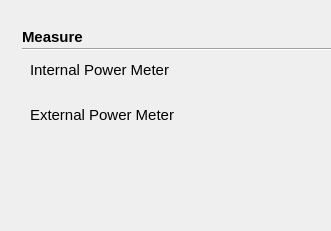
  <widget class="QWidget" name="pmmeawid" native="true">
   <property name="geometry">
    <rect>
     <x>940</x>
     <y>430</y>
     <width>331</width>
     <height>231</height>
    </rect>
   </property>
   <property name="styleSheet">
    <string notr="true">#plusmode[pltdismode=&quot;night&quot;] #pmmeawid
{	
background-color: rgba(0, 0, 0,1);
}
#plusmode[pltdismode=&quot;indoor&quot;] #pmmeawid
{	
background-color:rgba(255,255,255,1);
}

#plusmode[pltdismode=&quot;indoor&quot;] QPushButton:!checked
{
font: 11pt &quot;Arial&quot;;
font-weight:normal;
background-color: rgba(237, 212, 0,0);
color: rgb(105, 105, 105);
}
#plusmode[pltdismode=&quot;night&quot;] QPushButton:!checked
{
font: 11pt &quot;Arial&quot;;
font-weight:normal;
color: rgb(250,218,166);
background-color: rgb(24,23,20);
}
#plusmode[pltdismode=&quot;indoor&quot;] QPushButton:checked
{
font: 75 11pt &quot;Arial&quot;;
font-weight:bold;
background-color: rgb(255,181,0);
color: rgb(57, 57, 57);
}
#plusmode[pltdismode=&quot;night&quot;] QPushButton:checked
{
font: 75 11pt &quot;Arial&quot;;
font-weight:bold;
background-color: rgb(255, 156, 0);
color: rgb(0, 0, 0);
}

QPushButton{border-style:flat;text-align:left;}
QPushButton{padding-left:10px}</string>
   </property>
   <widget class="QPushButton" name="pushButton_49">
    <property name="geometry">
     <rect>
      <x>20</x>
      <y>55</y>
      <width>300</width>
      <height>30</height>
     </rect>
    </property>
    <property name="font">
     <font>
      <family>Arial</family>
      <pointsize>11</pointsize>
      <weight>50</weight>
      <italic>false</italic>
      <bold>false</bold>
     </font>
    </property>
    <property name="text">
     <string>Internal Power Meter</string>
    </property>
    <property name="checkable">
     <bool>true</bool>
    </property>
    <property name="checked">
     <bool>true</bool>
    </property>
    <property name="autoExclusive">
     <bool>true</bool>
    </property>
   </widget>
   <widget class="QPushButton" name="pushButton_53">
    <property name="geometry">
     <rect>
      <x>20</x>
      <y>100</y>
      <width>300</width>
      <height>30</height>
     </rect>
    </property>
    <property name="font">
     <font>
      <family>Arial</family>
      <pointsize>11</pointsize>
      <weight>50</weight>
      <italic>false</italic>
      <bold>false</bold>
     </font>
    </property>
    <property name="text">
     <string>External Power Meter</string>
    </property>
    <property name="checkable">
     <bool>true</bool>
    </property>
    <property name="autoExclusive">
     <bool>true</bool>
    </property>
   </widget>
   <widget class="QLabel" name="label_4">
    <property name="geometry">
     <rect>
      <x>22</x>
      <y>28</y>
      <width>111</width>
      <height>17</height>
     </rect>
    </property>
    <property name="font">
     <font>
      <family>Arial</family>
      <pointsize>11</pointsize>
      <weight>75</weight>
      <bold>true</bold>
     </font>
    </property>
    <property name="styleSheet">
     <string notr="true">#plusmode[pltdismode=&quot;indoor&quot;] QLabel 
 {
color:rgba(9, 73, 108,1);
	background-color: white;
}
#plusmode[pltdismode=&quot;night&quot;] QLabel 
 {
color:rgba(7,97,116,1);
	background-color: black;
}
</string>
    </property>
    <property name="text">
     <string>Measure</string>
    </property>
   </widget>
   <widget class="Line" name="line_4">
    <property name="geometry">
     <rect>
      <x>22</x>
      <y>48</y>
      <width>400</width>
      <height>2</height>
     </rect>
    </property>
    <property name="styleSheet">
     <string notr="true">#plusmode[pltdismode=&quot;indoor&quot;] #line_4
 {
background-color:rgba(6,62,97,1);	
}
#plusmode[pltdismode=&quot;night&quot;] #line_4
 {
background-color:rgba(7,97,116,1);
}</string>
    </property>
    <property name="orientation">
     <enum>Qt::Horizontal</enum>
    </property>
   </widget>
  </widget>
